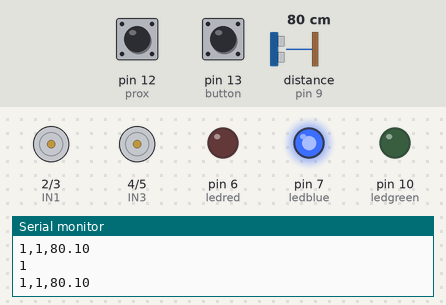
Recording of a sketch running on a simulated Arduino Uno, built with avr-gcc and run on an emulated ATmega328P. On the bench: motor-driver pin pairs drawn as motors (green arrow = first pin HIGH = forward, orange = second pin HIGH = backward, longer = more drive), output pins drawn as LEDs (lit = HIGH), the last lines printed to the serial monitor. Wiring (inferred from the names in the program): ultrasonic range finder: trigger pin 8; echo pin 9. The inputs (shaded band) are chosen by the test bench; at power-on: pin 13 (button) HIGH, distance to the obstacle (sensor on pin 9) 80 cm, pin 12 (prox) HIGH. The echo pulse lasts 58.3 µs per cm; pins used as bus, display or sensor lines are not drawn.

Above: at 1.2 s.
1.3 s: pin 13 (button) pulled LOW for 0.15 s
At 4.2 s:
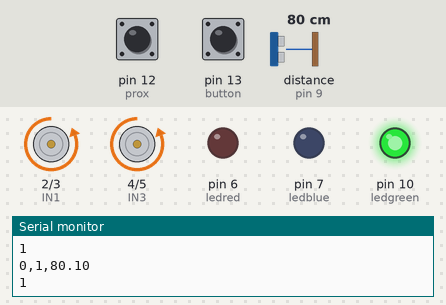
4.4 s: distance to the obstacle (sensor on pin 9) set to 32 cm
6.5 s: distance to the obstacle (sensor on pin 9) set to 29 cm
At 7.8 s:
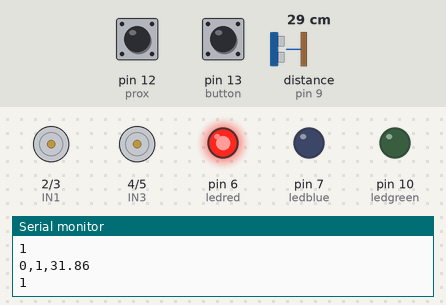
9.5 s: pin 13 (button) pulled LOW for 1 s
At 10.61 s:
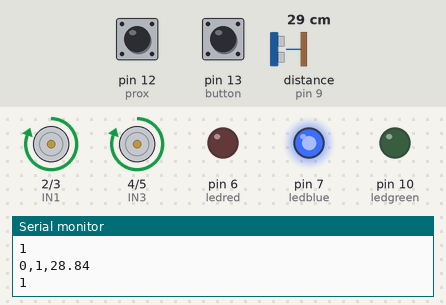
Timing chart, 0 to 13.2 s (numbered marks = the images above; inputs shaded):
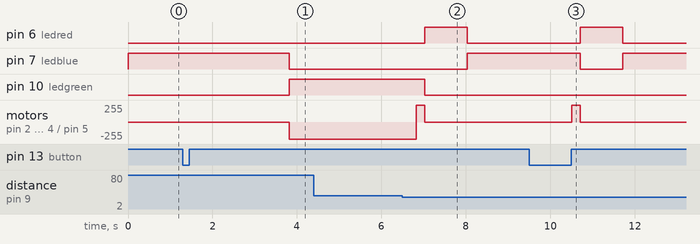

Measured:
- the behaviour switches between 31 and 30 cm on distance to the obstacle (sensor on pin 9) (found by bisection; images 1 and 2)
- after the input at 1.3 s, pin 7 (ledblue): HIGH → LOW after 2.5 s; pin 10 (ledgreen): LOW → HIGH after 2.5 s; motor on pin 2 (IN1) / pin 3 (IN2), motor on pin 4 (IN3) / pin 5 (IN4): stopped → backward 255/255 after 2.5 s
- after the input at 6.5 s, pin 6 (ledred): LOW → HIGH after 0.53 s, → LOW 1.0 s later; pin 7 (ledblue): LOW → HIGH after 1.5 s; pin 10 (ledgreen): HIGH → LOW after 0.53 s; motor on pin 2 (IN1) / pin 3 (IN2), motor on pin 4 (IN3) / pin 5 (IN4): backward 255/255 → forward 255/255 after 0.33 s, → stopped 0.20 s later
- after the input at 9.5 s, pin 6 (ledred): LOW → HIGH after 1.2 s, → LOW 1.0 s later; pin 7 (ledblue): HIGH → LOW after 1.2 s, → HIGH 1.0 s later; motor on pin 2 (IN1) / pin 3 (IN2), motor on pin 4 (IN3) / pin 5 (IN4): stopped → forward 255/255 after 1.0 s, → stopped 0.20 s later

The sketch:

zamatlabrobo.ino
```cpp
int trigPin = 8;  // Trigger pin of the ultrasonic sensor
int echoPin = 9;  // Echo pin of the ultrasonic sensor
const int prox = 12;  // Signal pin of IRR seensor
const int button =13; //Push button


const int control = 11; //5v pin on driver module
//Motor driver pins
int IN1 = 2;
int IN2 = 3;
int IN3 = 4;
int IN4 = 5;
int now_state; //0=ready, 1=gogo, 2== stop

//led pins
int ledred =6;
int ledblue =7;
int ledgreen =10;

float distance_cm; //proximity value from ultrasonic sensor
int pressed; //Button pressed state
int inrange; //IR proximity value

void setup() {
  Serial.begin(9600); //initialize the Serial monitor

  //set pinmodes
  pinMode(trigPin, OUTPUT);
  pinMode(echoPin, INPUT);
  pinMode(prox, INPUT);
  pinMode(button, INPUT);

  pinMode(IN1, OUTPUT);
  pinMode(IN2, OUTPUT);
  pinMode(IN3, OUTPUT);
  pinMode(IN4, OUTPUT);

  pinMode(ledred, OUTPUT);
  pinMode(ledblue, OUTPUT);
  pinMode(ledgreen, OUTPUT);

 // make sure the motor is not active in the begining
  digitalWrite(IN1, 0);
  digitalWrite(IN2, 0);
  digitalWrite(IN3, 0);
  digitalWrite(IN4, 0);
  digitalWrite(control, 1);

 //set statemachines starting position
  now_state = 0 ;
  pressed = 0;
 }
void check_distance(){//check distance from ultrasonic sensor

 digitalWrite(trigPin, LOW);
  delayMicroseconds(2);


  digitalWrite(trigPin, HIGH);         // Pulse for 10μ s to trigger ultrasonic detection
  delayMicroseconds(10);
  digitalWrite(trigPin, LOW);


   distance_cm = pulseIn(echoPin, HIGH);     // Read receiver pulse time
  distance_cm = distance_cm/58;             // Transform pulse time to distance
           //Output distance in cm

  }

void in_range(){//check if anything is in the set range ofthe IR sensor


 inrange = digitalRead(prox);


 }


void state_machine(){//State machine
  if(distance_cm < 30 || inrange == 0 ){
   if(now_state == 1){
    now_state = 2;  //this means stop
  }}
  if(now_state == 0){
    ledstate(0);

   pressed = digitalRead(button);
     if(pressed == 0){
      delay(1000);
      now_state =1;
    }}
  else if(now_state == 1){
    delay(1500);
    ledstate(1);

    motormove(1);
  }else if(now_state == 2){
    //run the motors in reverse for half a second and stop, then styate back to ready
    digitalWrite(control, 0);
    digitalWrite(control, 1);
    motormove(-1);
    delay(200);
    motormove(0);

     ledstate(2);

    delay(1000);
    ledstate(1);

    now_state = 0;
  }
 }
void motormove(int gogo){//control function for the motors.either 1,0,-1
  if(gogo == 1){//forward
  digitalWrite(IN1, 0);
  digitalWrite(IN2, 1);
  digitalWrite(IN3, 0);
  digitalWrite(IN4, 1);
  }
  if (gogo == 0){//stop
  digitalWrite(IN1, 0);
  digitalWrite(IN2, 0);
  digitalWrite(IN3, 0);
  digitalWrite(IN4, 0);}
  if(gogo == -1){// reverse
  digitalWrite(IN1, 1);
  digitalWrite(IN2, 0);
  digitalWrite(IN3, 1);
  digitalWrite(IN4, 0);
  }
 }
void ledstate(int gogolike){
  if(gogolike == 0){//blue
    digitalWrite(ledred, 0);
    digitalWrite(ledblue, 1);
    digitalWrite(ledgreen, 0);
  }
  if(gogolike ==1){//green
    digitalWrite(ledred, 0);
    digitalWrite(ledblue, 0);
    digitalWrite(ledgreen, 1);
  }
  if(gogolike ==2){//red
    digitalWrite(ledred, 1);
    digitalWrite(ledblue, 0);
    digitalWrite(ledgreen,0);
  }
 }
void loop() {

 in_range();
 check_distance();
 state_machine();

 Serial.print(pressed);
  Serial.print(",");
  Serial.print(inrange);
  Serial.print(",");
  Serial.println(distance_cm);

 // Check for input from the Serial Monitor
  if (Serial.available() > 0) {
    // Read the input and perform an action based on the command
    int command = Serial.read();
    if (command == 1) {
      // Perform action for command 'A' (adjust as needed)
      Serial.println("Command A received");
    } else if (command == 0) {
      // Perform action for command 'B' (adjust as needed)
      Serial.println("Command B received");
    }
    // Add more commands as needed
  }
 Serial.println(inrange);
 }
```
